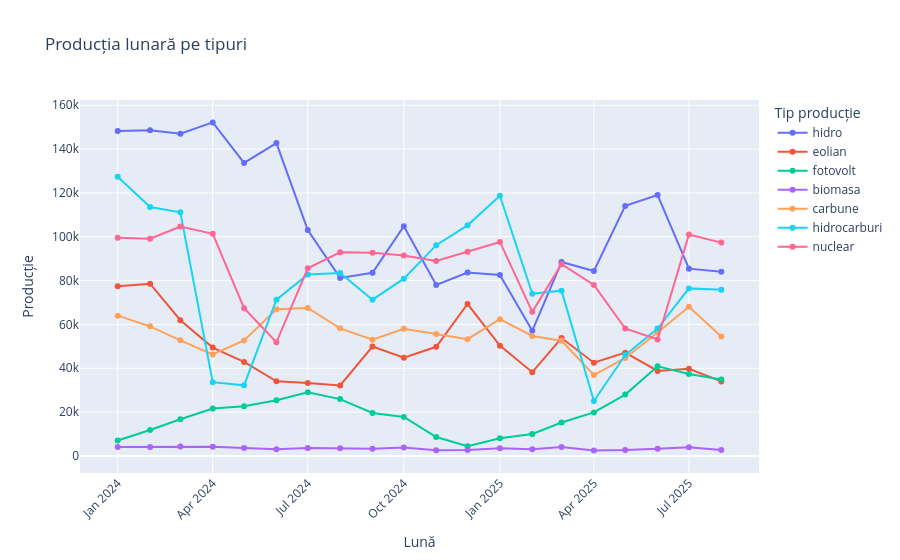

The notebook cell saved with this chart:
### Code cell
# Aggregarea dupa luni

monthly = (
    data
    .groupby(['an', 'luna'], as_index=False)[tipuri_energie_cols]
    .sum()
    .sort_values(['an', 'luna'])
)

# etichetă de tip "2025-08" pentru axa X
monthly['year_month'] = (monthly['an'].astype(str) + '-' + monthly['luna'].astype(str).str.zfill(2))

montly_melt = monthly.melt(
    id_vars=['an', 'luna', 'year_month'],
    value_vars=tipuri_energie_cols,
    var_name='tip',
    value_name='productie'
)

fig = px.line(
    monthly_melt,
    x='year_month',
    y='productie',
    color='tip',
    markers=True,
    title='Producția lunară pe tipuri',
    labels={'year_month': 'Lună', 'productie': 'Producție', 'tip': 'Tip producție'}
)

fig.update_layout(xaxis_tickangle=-45)
fig.show()

### Figure 1 — Plotly figure (JSON) as saved in the notebook; plotly's stock layout.template omitted (floating-point values rounded to 4 significant figures)
{"data": [{"hovertemplate": "Tip producție=hidro<br>Lună=%{x}<br>Producție=%{y}<extra></extra>", "legendgroup": "hidro", "line": {"color": "#636efa", "dash": "solid"}, "marker": {"symbol": "circle"}, "mode": "lines+markers", "name": "hidro", "orientation": "v", "showlegend": true, "type": "scatter", "x": ["2024-01", "2024-02", "2024-03", "2024-04", "2024-05", "2024-06", "2024-07", "2024-08", "2024-09", "2024-10", "2024-11", "2024-12", "2025-01", "2025-02", "2025-03", "2025-04", "2025-05", "2025-06", "2025-07", "2025-08"], "xaxis": "x", "y": [148273, 148602, 146984, 152159, 133664, 142743, 103055, 81226, 83578, 104783, 77981, 83685, 82590, 57096, 88456, 84398, 114070, 119018, 85449, 83980], "yaxis": "y"}, {"hovertemplate": "Tip producție=eolian<br>Lună=%{x}<br>Producție=%{y}<extra></extra>", "legendgroup": "eolian", "line": {"color": "#EF553B", "dash": "solid"}, "marker": {"symbol": "circle"}, "mode": "lines+markers", "name": "eolian", "orientation": "v", "showlegend": true, "type": "scatter", "x": ["2024-01", "2024-02", "2024-03", "2024-04", "2024-05", "2024-06", "2024-07", "2024-08", "2024-09", "2024-10", "2024-11", "2024-12", "2025-01", "2025-02", "2025-03", "2025-04", "2025-05", "2025-06", "2025-07", "2025-08"], "xaxis": "x", "y": [77445, 78571, 61926, 49452, 42888, 34074, 33303, 32144, 49938, 44779, 49797, 69314, 50332, 38231, 53804, 42536, 47129, 38815, 39765, 34024], "yaxis": "y"}, {"hovertemplate": "Tip producție=fotovolt<br>Lună=%{x}<br>Producție=%{y}<extra></extra>", "legendgroup": "fotovolt", "line": {"color": "#00cc96", "dash": "solid"}, "marker": {"symbol": "circle"}, "mode": "lines+markers", "name": "fotovolt", "orientation": "v", "showlegend": true, "type": "scatter", "x": ["2024-01", "2024-02", "2024-03", "2024-04", "2024-05", "2024-06", "2024-07", "2024-08", "2024-09", "2024-10", "2024-11", "2024-12", "2025-01", "2025-02", "2025-03", "2025-04", "2025-05", "2025-06", "2025-07", "2025-08"], "xaxis": "x", "y": [7046, 11831, 16767, 21625, 22693, 25427, 29013, 25948, 19635, 17803, 8625, 4407, 8112, 10045, 15290, 19878, 28005, 40914, 37370, 34890], "yaxis": "y"}, {"hovertemplate": "Tip producție=biomasa<br>Lună=%{x}<br>Producție=%{y}<extra></extra>", "legendgroup": "biomasa", "line": {"color": "#ab63fa", "dash": "solid"}, "marker": {"symbol": "circle"}, "mode": "lines+markers", "name": "biomasa", "orientation": "v", "showlegend": true, "type": "scatter", "x": ["2024-01", "2024-02", "2024-03", "2024-04", "2024-05", "2024-06", "2024-07", "2024-08", "2024-09", "2024-10", "2024-11", "2024-12", "2025-01", "2025-02", "2025-03", "2025-04", "2025-05", "2025-06", "2025-07", "2025-08"], "xaxis": "x", "y": [4084, 4104, 4372, 4184, 3670, 3076, 3602, 3563, 3296, 3819, 2657, 2769, 3578, 3122, 4108, 2454, 2688, 3319, 4031, 2776], "yaxis": "y"}, {"hovertemplate": "Tip producție=carbune<br>Lună=%{x}<br>Producție=%{y}<extra></extra>", "legendgroup": "carbune", "line": {"color": "#FFA15A", "dash": "solid"}, "marker": {"symbol": "circle"}, "mode": "lines+markers", "name": "carbune", "orientation": "v", "showlegend": true, "type": "scatter", "x": ["2024-01", "2024-02", "2024-03", "2024-04", "2024-05", "2024-06", "2024-07", "2024-08", "2024-09", "2024-10", "2024-11", "2024-12", "2025-01", "2025-02", "2025-03", "2025-04", "2025-05", "2025-06", "2025-07", "2025-08"], "xaxis": "x", "y": [64004, 59137, 52753, 46328, 52689, 66949, 67537, 58220, 53018, 58024, 55653, 53281, 62413, 54732, 52548, 36897, 44728, 56339, 68023, 54462], "yaxis": "y"}, {"hovertemplate": "Tip producție=hidrocarburi<br>Lună=%{x}<br>Producție=%{y}<extra></extra>", "legendgroup": "hidrocarburi", "line": {"color": "#19d3f3", "dash": "solid"}, "marker": {"symbol": "circle"}, "mode": "lines+markers", "name": "hidrocarburi", "orientation": "v", "showlegend": true, "type": "scatter", "x": ["2024-01", "2024-02", "2024-03", "2024-04", "2024-05", "2024-06", "2024-07", "2024-08", "2024-09", "2024-10", "2024-11", "2024-12", "2025-01", "2025-02", "2025-03", "2025-04", "2025-05", "2025-06", "2025-07", "2025-08"], "xaxis": "x", "y": [127333, 113543, 111148, 33661, 32216, 71309, 82741, 83453, 71301, 80867, 96152, 105197, 118731, 74027, 75401, 25052, 46035, 58128, 76451, 75787], "yaxis": "y"}, {"hovertemplate": "Tip producție=nuclear<br>Lună=%{x}<br>Producție=%{y}<extra></extra>", "legendgroup": "nuclear", "line": {"color": "#FF6692", "dash": "solid"}, "marker": {"symbol": "circle"}, "mode": "lines+markers", "name": "nuclear", "orientation": "v", "showlegend": true, "type": "scatter", "x": ["2024-01", "2024-02", "2024-03", "2024-04", "2024-05", "2024-06", "2024-07", "2024-08", "2024-09", "2024-10", "2024-11", "2024-12", "2025-01", "2025-02", "2025-03", "2025-04", "2025-05", "2025-06", "2025-07", "2025-08"], "xaxis": "x", "y": [99547, 99094, 104690, 101318, 67385, 51868, 85627, 92926, 92755, 91481, 88991, 93189, 97636, 65740, 87452, 78012, 58156, 53185, 101041, 97331], "yaxis": "y"}], "layout": {"legend": {"title": {"text": "Tip producție"}, "tracegroupgap": 0}, "title": {"text": "Producția lunară pe tipuri"}, "xaxis": {"anchor": "y", "domain": [0, 1], "tickangle": -45, "title": {"text": "Lună"}}, "yaxis": {"anchor": "x", "domain": [0, 1], "title": {"text": "Producție"}}}}
